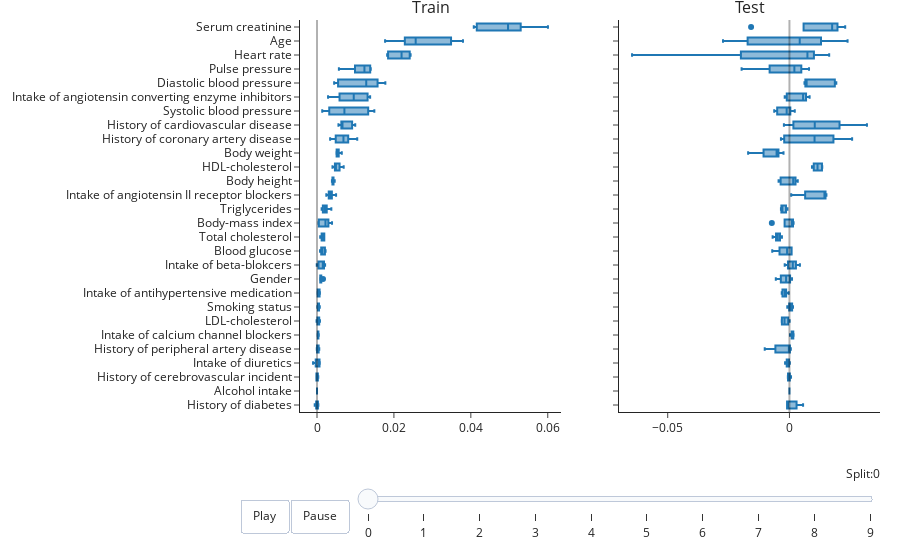
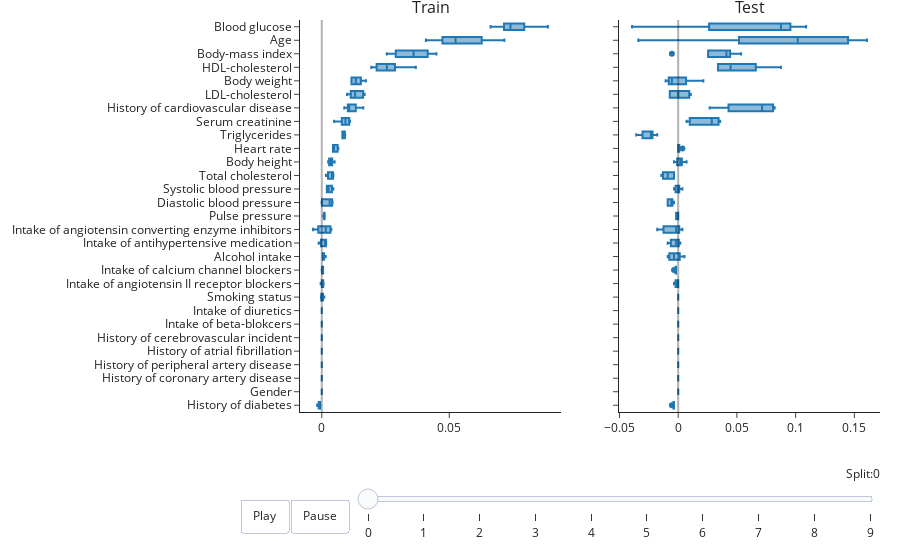
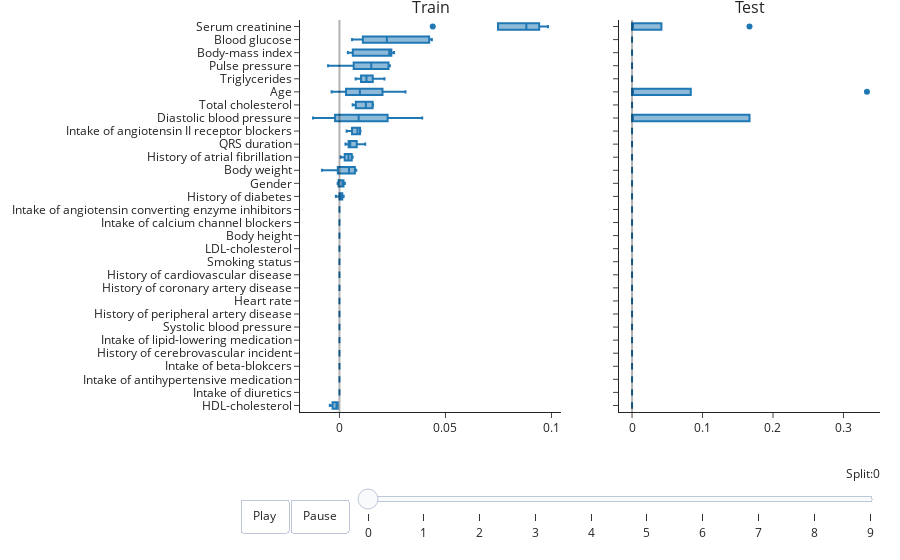
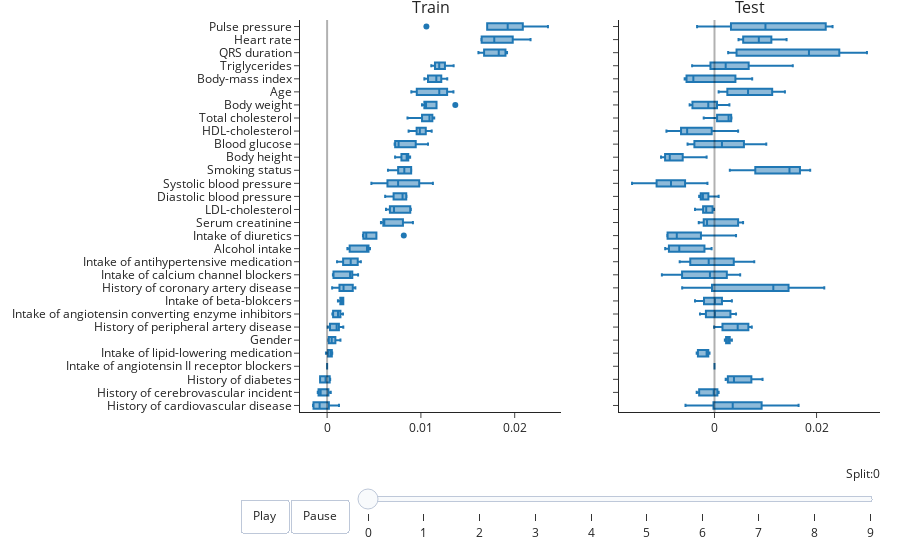

Write notebook code for charts like these, in order.
### Code cell
GB_10_FOLD = '867bf5c253924241a23bb14c84e27a73'
display_run_info(GB_10_FOLD)
feature_importance_iterations(load_subrun_results(GB_10_FOLD).items())

### Figure 1 — Plotly figure (JSON) as saved in the notebook; plotly's stock layout.template omitted (floating-point values rounded to 4 significant figures; data arrays with more than 128 entries replaced by an {"elided": "..."} marker saying what was removed)
{"data": [{"alignmentgroup": "True", "hovertemplate": "value=%{x}<br>variable=%{y}<extra></extra>", "legendgroup": "", "marker": {"color": "#1F77B4"}, "name": "", "notched": false, "offsetgroup": "", "orientation": "h", "showlegend": false, "type": "box", "x": {"elided": "140 float values"}, "x0": " ", "xaxis": "x", "y": {"elided": "140 str values"}, "y0": " ", "yaxis": "y"}, {"alignmentgroup": "True", "hovertemplate": "value=%{x}<br>variable=%{y}<extra></extra>", "legendgroup": "", "marker": {"color": "#1F77B4"}, "name": "", "notched": false, "offsetgroup": "", "orientation": "h", "showlegend": false, "type": "box", "x": {"elided": "140 float values"}, "x0": " ", "xaxis": "x2", "y": {"elided": "140 str values"}, "y0": " ", "yaxis": "y2"}], "layout": {"annotations": [{"font": {"size": 16}, "showarrow": false, "text": "Train", "x": 0.225, "xanchor": "center", "xref": "paper", "y": 1, "yanchor": "bottom", "yref": "paper"}, {"font": {"size": 16}, "showarrow": false, "text": "Test", "x": 0.775, "xanchor": "center", "xref": "paper", "y": 1, "yanchor": "bottom", "yref": "paper"}], "margin": {"b": 20, "l": 20, "r": 20, "t": 20}, "shapes": [{"line": {"width": 2}, "opacity": 0.3, "type": "line", "x0": 0, "x1": 0, "xref": "x", "y0": 0, "y1": 1, "yref": "y domain"}, {"line": {"width": 2}, "opacity": 0.3, "type": "line", "x0": 0, "x1": 0, "xref": "x2", "y0": 0, "y1": 1, "yref": "y2 domain"}], "sliders": [{"active": 0, "currentvalue": {"prefix": "Split:", "visible": true, "xanchor": "right"}, "len": 0.9, "pad": {"b": 10, "t": 50}, "steps": [{"args": [["0"], {"frame": {"duration": 300}, "mode": "immediate", "transition": {"duration": 300}}], "label": "0", "method": "animate"}, {"args": [["1"], {"frame": {"duration": 300}, "mode": "immediate", "transition": {"duration": 300}}], "label": "1", "method": "animate"}, {"args": [["2"], {"frame": {"duration": 300}, "mode": "immediate", "transition": {"duration": 300}}], "label": "2", "method": "animate"}, {"args": [["3"], {"frame": {"duration": 300}, "mode": "immediate", "transition": {"duration": 300}}], "label": "3", "method": "animate"}, {"args": [["4"], {"frame": {"duration": 300}, "mode": "immediate", "transition": {"duration": 300}}], "label": "4", "method": "animate"}, {"args": [["5"], {"frame": {"duration": 300}, "mode": "immediate", "transition": {"duration": 300}}], "label": "5", "method": "animate"}, {"args": [["6"], {"frame": {"duration": 300}, "mode": "immediate", "transition": {"duration": 300}}], "label": "6", "method": "animate"}, {"args": [["7"], {"frame": {"duration": 300}, "mode": "immediate", "transition": {"duration": 300}}], "label": "7", "method": "animate"}, {"args": [["8"], {"frame": {"duration": 300}, "mode": "immediate", "transition": {"duration": 300}}], "label": "8", "method": "animate"}, {"args": [["9"], {"frame": {"duration": 300}, "mode": "immediate", "transition": {"duration": 300}}], "label": "9", "method": "animate"}], "transition": {"duration": 300, "easing": "cubic-in-out"}, "x": 0.1, "xanchor": "left", "y": 0, "yanchor": "top"}], "updatemenus": [{"buttons": [{"args": [null, {"frame": {"duration": 500, "redraw": true}, "fromcurrent": true, "transition": {"duration": 300, "easing": "quadratic-in-out"}}], "label": "Play", "method": "animate"}, {"args": [[null], {"frame": {"duration": 0, "redraw": true}, "mode": "immediate", "transition": {"duration": 0}}], "label": "Pause", "method": "animate"}], "direction": "left", "pad": {"r": 10, "t": 87}, "showactive": false, "type": "buttons", "x": 0.1, "xanchor": "right", "y": 0, "yanchor": "top"}], "xaxis": {"anchor": "y", "domain": [0, 0.45]}, "xaxis2": {"anchor": "y2", "domain": [0.55, 1]}, "yaxis": {"anchor": "x", "domain": [0, 1], "tickmode": "linear"}, "yaxis2": {"anchor": "x2", "domain": [0, 1], "matches": "y", "showticklabels": false, "tickmode": "linear"}}}

### Figure 2 — Plotly figure (JSON) as saved in the notebook; plotly's stock layout.template omitted (floating-point values rounded to 4 significant figures; data arrays with more than 128 entries replaced by an {"elided": "..."} marker saying what was removed)
{"data": [{"alignmentgroup": "True", "hovertemplate": "value=%{x}<br>variable=%{y}<extra></extra>", "legendgroup": "", "marker": {"color": "#1F77B4"}, "name": "", "notched": false, "offsetgroup": "", "orientation": "h", "showlegend": false, "type": "box", "x": {"elided": "145 float values"}, "x0": " ", "xaxis": "x", "y": {"elided": "145 str values"}, "y0": " ", "yaxis": "y"}, {"alignmentgroup": "True", "hovertemplate": "value=%{x}<br>variable=%{y}<extra></extra>", "legendgroup": "", "marker": {"color": "#1F77B4"}, "name": "", "notched": false, "offsetgroup": "", "orientation": "h", "showlegend": false, "type": "box", "x": {"elided": "145 float values"}, "x0": " ", "xaxis": "x2", "y": {"elided": "145 str values"}, "y0": " ", "yaxis": "y2"}], "layout": {"annotations": [{"font": {"size": 16}, "showarrow": false, "text": "Train", "x": 0.225, "xanchor": "center", "xref": "paper", "y": 1, "yanchor": "bottom", "yref": "paper"}, {"font": {"size": 16}, "showarrow": false, "text": "Test", "x": 0.775, "xanchor": "center", "xref": "paper", "y": 1, "yanchor": "bottom", "yref": "paper"}], "margin": {"b": 20, "l": 20, "r": 20, "t": 20}, "shapes": [{"line": {"width": 2}, "opacity": 0.3, "type": "line", "x0": 0, "x1": 0, "xref": "x", "y0": 0, "y1": 1, "yref": "y domain"}, {"line": {"width": 2}, "opacity": 0.3, "type": "line", "x0": 0, "x1": 0, "xref": "x2", "y0": 0, "y1": 1, "yref": "y2 domain"}], "sliders": [{"active": 0, "currentvalue": {"prefix": "Split:", "visible": true, "xanchor": "right"}, "len": 0.9, "pad": {"b": 10, "t": 50}, "steps": [{"args": [["0"], {"frame": {"duration": 300}, "mode": "immediate", "transition": {"duration": 300}}], "label": "0", "method": "animate"}, {"args": [["1"], {"frame": {"duration": 300}, "mode": "immediate", "transition": {"duration": 300}}], "label": "1", "method": "animate"}, {"args": [["2"], {"frame": {"duration": 300}, "mode": "immediate", "transition": {"duration": 300}}], "label": "2", "method": "animate"}, {"args": [["3"], {"frame": {"duration": 300}, "mode": "immediate", "transition": {"duration": 300}}], "label": "3", "method": "animate"}, {"args": [["4"], {"frame": {"duration": 300}, "mode": "immediate", "transition": {"duration": 300}}], "label": "4", "method": "animate"}, {"args": [["5"], {"frame": {"duration": 300}, "mode": "immediate", "transition": {"duration": 300}}], "label": "5", "method": "animate"}, {"args": [["6"], {"frame": {"duration": 300}, "mode": "immediate", "transition": {"duration": 300}}], "label": "6", "method": "animate"}, {"args": [["7"], {"frame": {"duration": 300}, "mode": "immediate", "transition": {"duration": 300}}], "label": "7", "method": "animate"}, {"args": [["8"], {"frame": {"duration": 300}, "mode": "immediate", "transition": {"duration": 300}}], "label": "8", "method": "animate"}, {"args": [["9"], {"frame": {"duration": 300}, "mode": "immediate", "transition": {"duration": 300}}], "label": "9", "method": "animate"}], "transition": {"duration": 300, "easing": "cubic-in-out"}, "x": 0.1, "xanchor": "left", "y": 0, "yanchor": "top"}], "updatemenus": [{"buttons": [{"args": [null, {"frame": {"duration": 500, "redraw": true}, "fromcurrent": true, "transition": {"duration": 300, "easing": "quadratic-in-out"}}], "label": "Play", "method": "animate"}, {"args": [[null], {"frame": {"duration": 0, "redraw": true}, "mode": "immediate", "transition": {"duration": 0}}], "label": "Pause", "method": "animate"}], "direction": "left", "pad": {"r": 10, "t": 87}, "showactive": false, "type": "buttons", "x": 0.1, "xanchor": "right", "y": 0, "yanchor": "top"}], "xaxis": {"anchor": "y", "domain": [0, 0.45]}, "xaxis2": {"anchor": "y2", "domain": [0.55, 1]}, "yaxis": {"anchor": "x", "domain": [0, 1], "tickmode": "linear"}, "yaxis2": {"anchor": "x2", "domain": [0, 1], "matches": "y", "showticklabels": false, "tickmode": "linear"}}}

### Figure 3 — Plotly figure (JSON) as saved in the notebook; plotly's stock layout.template omitted (floating-point values rounded to 4 significant figures; data arrays with more than 128 entries replaced by an {"elided": "..."} marker saying what was removed)
{"data": [{"alignmentgroup": "True", "hovertemplate": "value=%{x}<br>variable=%{y}<extra></extra>", "legendgroup": "", "marker": {"color": "#1F77B4"}, "name": "", "notched": false, "offsetgroup": "", "orientation": "h", "showlegend": false, "type": "box", "x": {"elided": "150 float values"}, "x0": " ", "xaxis": "x", "y": {"elided": "150 str values"}, "y0": " ", "yaxis": "y"}, {"alignmentgroup": "True", "hovertemplate": "value=%{x}<br>variable=%{y}<extra></extra>", "legendgroup": "", "marker": {"color": "#1F77B4"}, "name": "", "notched": false, "offsetgroup": "", "orientation": "h", "showlegend": false, "type": "box", "x": {"elided": "150 float values"}, "x0": " ", "xaxis": "x2", "y": {"elided": "150 str values"}, "y0": " ", "yaxis": "y2"}], "layout": {"annotations": [{"font": {"size": 16}, "showarrow": false, "text": "Train", "x": 0.225, "xanchor": "center", "xref": "paper", "y": 1, "yanchor": "bottom", "yref": "paper"}, {"font": {"size": 16}, "showarrow": false, "text": "Test", "x": 0.775, "xanchor": "center", "xref": "paper", "y": 1, "yanchor": "bottom", "yref": "paper"}], "margin": {"b": 20, "l": 20, "r": 20, "t": 20}, "shapes": [{"line": {"width": 2}, "opacity": 0.3, "type": "line", "x0": 0, "x1": 0, "xref": "x", "y0": 0, "y1": 1, "yref": "y domain"}, {"line": {"width": 2}, "opacity": 0.3, "type": "line", "x0": 0, "x1": 0, "xref": "x2", "y0": 0, "y1": 1, "yref": "y2 domain"}], "sliders": [{"active": 0, "currentvalue": {"prefix": "Split:", "visible": true, "xanchor": "right"}, "len": 0.9, "pad": {"b": 10, "t": 50}, "steps": [{"args": [["0"], {"frame": {"duration": 300}, "mode": "immediate", "transition": {"duration": 300}}], "label": "0", "method": "animate"}, {"args": [["1"], {"frame": {"duration": 300}, "mode": "immediate", "transition": {"duration": 300}}], "label": "1", "method": "animate"}, {"args": [["2"], {"frame": {"duration": 300}, "mode": "immediate", "transition": {"duration": 300}}], "label": "2", "method": "animate"}, {"args": [["3"], {"frame": {"duration": 300}, "mode": "immediate", "transition": {"duration": 300}}], "label": "3", "method": "animate"}, {"args": [["4"], {"frame": {"duration": 300}, "mode": "immediate", "transition": {"duration": 300}}], "label": "4", "method": "animate"}, {"args": [["5"], {"frame": {"duration": 300}, "mode": "immediate", "transition": {"duration": 300}}], "label": "5", "method": "animate"}, {"args": [["6"], {"frame": {"duration": 300}, "mode": "immediate", "transition": {"duration": 300}}], "label": "6", "method": "animate"}, {"args": [["7"], {"frame": {"duration": 300}, "mode": "immediate", "transition": {"duration": 300}}], "label": "7", "method": "animate"}, {"args": [["8"], {"frame": {"duration": 300}, "mode": "immediate", "transition": {"duration": 300}}], "label": "8", "method": "animate"}, {"args": [["9"], {"frame": {"duration": 300}, "mode": "immediate", "transition": {"duration": 300}}], "label": "9", "method": "animate"}], "transition": {"duration": 300, "easing": "cubic-in-out"}, "x": 0.1, "xanchor": "left", "y": 0, "yanchor": "top"}], "updatemenus": [{"buttons": [{"args": [null, {"frame": {"duration": 500, "redraw": true}, "fromcurrent": true, "transition": {"duration": 300, "easing": "quadratic-in-out"}}], "label": "Play", "method": "animate"}, {"args": [[null], {"frame": {"duration": 0, "redraw": true}, "mode": "immediate", "transition": {"duration": 0}}], "label": "Pause", "method": "animate"}], "direction": "left", "pad": {"r": 10, "t": 87}, "showactive": false, "type": "buttons", "x": 0.1, "xanchor": "right", "y": 0, "yanchor": "top"}], "xaxis": {"anchor": "y", "domain": [0, 0.45]}, "xaxis2": {"anchor": "y2", "domain": [0.55, 1]}, "yaxis": {"anchor": "x", "domain": [0, 1], "tickmode": "linear"}, "yaxis2": {"anchor": "x2", "domain": [0, 1], "matches": "y", "showticklabels": false, "tickmode": "linear"}}}

### Figure 4 — Plotly figure (JSON) as saved in the notebook; plotly's stock layout.template omitted (floating-point values rounded to 4 significant figures; data arrays with more than 128 entries replaced by an {"elided": "..."} marker saying what was removed)
{"data": [{"alignmentgroup": "True", "hovertemplate": "value=%{x}<br>variable=%{y}<extra></extra>", "legendgroup": "", "marker": {"color": "#1F77B4"}, "name": "", "notched": false, "offsetgroup": "", "orientation": "h", "showlegend": false, "type": "box", "x": {"elided": "150 float values"}, "x0": " ", "xaxis": "x", "y": {"elided": "150 str values"}, "y0": " ", "yaxis": "y"}, {"alignmentgroup": "True", "hovertemplate": "value=%{x}<br>variable=%{y}<extra></extra>", "legendgroup": "", "marker": {"color": "#1F77B4"}, "name": "", "notched": false, "offsetgroup": "", "orientation": "h", "showlegend": false, "type": "box", "x": {"elided": "150 float values"}, "x0": " ", "xaxis": "x2", "y": {"elided": "150 str values"}, "y0": " ", "yaxis": "y2"}], "layout": {"annotations": [{"font": {"size": 16}, "showarrow": false, "text": "Train", "x": 0.225, "xanchor": "center", "xref": "paper", "y": 1, "yanchor": "bottom", "yref": "paper"}, {"font": {"size": 16}, "showarrow": false, "text": "Test", "x": 0.775, "xanchor": "center", "xref": "paper", "y": 1, "yanchor": "bottom", "yref": "paper"}], "margin": {"b": 20, "l": 20, "r": 20, "t": 20}, "shapes": [{"line": {"width": 2}, "opacity": 0.3, "type": "line", "x0": 0, "x1": 0, "xref": "x", "y0": 0, "y1": 1, "yref": "y domain"}, {"line": {"width": 2}, "opacity": 0.3, "type": "line", "x0": 0, "x1": 0, "xref": "x2", "y0": 0, "y1": 1, "yref": "y2 domain"}], "sliders": [{"active": 0, "currentvalue": {"prefix": "Split:", "visible": true, "xanchor": "right"}, "len": 0.9, "pad": {"b": 10, "t": 50}, "steps": [{"args": [["0"], {"frame": {"duration": 300}, "mode": "immediate", "transition": {"duration": 300}}], "label": "0", "method": "animate"}, {"args": [["1"], {"frame": {"duration": 300}, "mode": "immediate", "transition": {"duration": 300}}], "label": "1", "method": "animate"}, {"args": [["2"], {"frame": {"duration": 300}, "mode": "immediate", "transition": {"duration": 300}}], "label": "2", "method": "animate"}, {"args": [["3"], {"frame": {"duration": 300}, "mode": "immediate", "transition": {"duration": 300}}], "label": "3", "method": "animate"}, {"args": [["4"], {"frame": {"duration": 300}, "mode": "immediate", "transition": {"duration": 300}}], "label": "4", "method": "animate"}, {"args": [["5"], {"frame": {"duration": 300}, "mode": "immediate", "transition": {"duration": 300}}], "label": "5", "method": "animate"}, {"args": [["6"], {"frame": {"duration": 300}, "mode": "immediate", "transition": {"duration": 300}}], "label": "6", "method": "animate"}, {"args": [["7"], {"frame": {"duration": 300}, "mode": "immediate", "transition": {"duration": 300}}], "label": "7", "method": "animate"}, {"args": [["8"], {"frame": {"duration": 300}, "mode": "immediate", "transition": {"duration": 300}}], "label": "8", "method": "animate"}, {"args": [["9"], {"frame": {"duration": 300}, "mode": "immediate", "transition": {"duration": 300}}], "label": "9", "method": "animate"}], "transition": {"duration": 300, "easing": "cubic-in-out"}, "x": 0.1, "xanchor": "left", "y": 0, "yanchor": "top"}], "updatemenus": [{"buttons": [{"args": [null, {"frame": {"duration": 500, "redraw": true}, "fromcurrent": true, "transition": {"duration": 300, "easing": "quadratic-in-out"}}], "label": "Play", "method": "animate"}, {"args": [[null], {"frame": {"duration": 0, "redraw": true}, "mode": "immediate", "transition": {"duration": 0}}], "label": "Pause", "method": "animate"}], "direction": "left", "pad": {"r": 10, "t": 87}, "showactive": false, "type": "buttons", "x": 0.1, "xanchor": "right", "y": 0, "yanchor": "top"}], "xaxis": {"anchor": "y", "domain": [0, 0.45]}, "xaxis2": {"anchor": "y2", "domain": [0.55, 1]}, "yaxis": {"anchor": "x", "domain": [0, 1], "tickmode": "linear"}, "yaxis2": {"anchor": "x2", "domain": [0, 1], "matches": "y", "showticklabels": false, "tickmode": "linear"}}}
